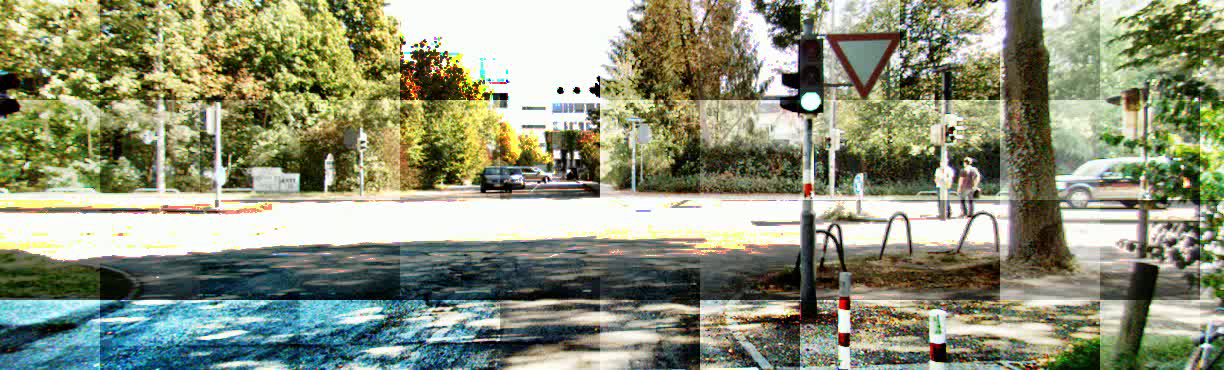
#> input picture frame 0 of Q1/adaptive_hist_eq.avi, 1224 x 370 px, given in place of challenge.mp4, which was not available
$ python Q3.py
#> lines starting #> are read from the running program, lines starting #| are printed output that depends on the picture; after the words box and inside, x2 and y2 are one past the last pixel; in counts of white or black regions, pixels touching at a corner belong together; pictures that were not available may be replaced by others from this repository, and a replacement may not be noted
# -*- coding: utf-8 -*-
"""q3_turn_detection_iteration_2_final.ipynb

Automatically generated by Colaboratory.

Original file is located at
    https://colab.research.google.com/drive/1G9UEMKSeJnZE4IylXjJt7K4Tcqz1I2tP
"""

import numpy as np
import matplotlib.pyplot as plt
import cv2

# Source points for homography
src = np.array([[200,675],[1150,675],[775,450],[550,450]], dtype="float32")

# Destination points for homography
window_w = 600
window_h = 300
dst = np.array([[0, window_h], [window_w, window_h], [window_w, 0], [0,0]], dtype="float32")

# Homography
H_matrix, __  = cv2.findHomography(src, dst)
Hinv = np.linalg.inv(H_matrix)

def image_cropping(img, vertices):
    # Define a blank matrix that matches the image height/width.
    mask = np.zeros_like(img)
    black = (255,255,255)
    # Fill inside the polygon
    cv2.fillPoly(mask, vertices, black)
    # Returning the image only where mask pixels match
    masked_img = cv2.bitwise_and(mask, img)
    return masked_img

def predict_turn(a, b):
    if b > a:
        return 'Right'
    elif b < a:
        return 'Left'
    else:
        return 'Straight'

# function to calculate slope of a line given end points of the line
def lineSlope(x1,y1,x2,y2):
    slope = float((y2-y1)/(x2-x1))
    return slope

# function resizes the frame and maintains the aspect ratio [source given in the reference section of the report]

def image_resize(image, width = None, height = None, inter = cv2.INTER_AREA):
    # initialize the dimensions of the image to be resized and
    # grab the image size
    dim = None
    (h, w) = image.shape[:2]

    # if both the width and height are None, then return the
    # original image
    if width is None and height is None:
        return image

    # check to see if the width is None
    if width is None:
        # calculate the ratio of the height and construct the
        # dimensions
        r = height / float(h)
        dim = (int(w * r), height)

    # otherwise, the height is None
    else:
        # calculate the ratio of the width and construct the
        # dimensions
        r = width / float(w)
        dim = (width, int(h * r))

    # resize the image
    resized = cv2.resize(image, dim, interpolation = inter)

    # return the resized image
    return resized

def masking_lanes(frame):

    hsl_img = cv2.cvtColor(frame, cv2.COLOR_BGR2HLS) # converting the image to HSL
    yellow_low = np.array([20, 120, 80], dtype='uint8')
    yellow_high = np.array([45, 200, 255], dtype='uint8')
    yellow = cv2.inRange(hsl_img, yellow_low, yellow_high)
    yellow_lane_only = cv2.bitwise_and(hsl_img, hsl_img, mask= yellow).astype(np.uint8)

	# To seperate out White colored lanes
    white_low = np.array([0, 200, 0], dtype='uint8')
    white_high = np.array([255, 255, 255], dtype='uint8')
    white = cv2.inRange(hsl_img, white_low, white_high)
    white_lane_only = cv2.bitwise_and(hsl_img, hsl_img, mask= white).astype(np.uint8)

	# Combine both
    both_lanes_hsl = cv2.bitwise_or(yellow_lane_only, white_lane_only)

    ##### converting to grayscale for single channel
    both_lanes_bgr = cv2.cvtColor(both_lanes_hsl, cv2.COLOR_HLS2BGR)
    both_lanes_gray = cv2.cvtColor(both_lanes_bgr, cv2.COLOR_BGR2GRAY)

    return both_lanes_hsl, both_lanes_bgr, both_lanes_gray

def lane_segregation(warped_img_color, lines):

    for i in range(len(lines)):
      for x1,y1,x2,y2 in lines[i]:
        cv2.line(warped_img_color, (x1, y1), (x2,y2), (0,0,255), 5)

    coordinates = []

    for i in range(len(lines)):

        coordinates.append([lines[i][0][0], lines[i][0][1]])
        coordinates.append([lines[i][0][2], lines[i][0][3]])

    coordinates = sorted(coordinates , key=lambda k: [k[1], k[0]], reverse=True)

    coordinates_left_lane = []
    coordinates_right_lane = []

    for i in range(len(coordinates)):
        if coordinates[i][0] < 200: # this 300 is from warped_img_color and not from out
            coordinates_left_lane.append(coordinates[i])
        elif coordinates[i][0] > 400:
            coordinates_right_lane.append(coordinates[i])
        else:
            pass


    coordinates_left_lane = sorted(coordinates_left_lane , key=lambda k: [k[1], k[0]], reverse=True)
    coordinates_right_lane = sorted(coordinates_right_lane , key=lambda k: [k[1], k[0]], reverse=True)


    ####### FOR LEFT LANE ######
    left_list_x_coord = []
    left_list_y_coord = []

    for i in range(len(coordinates_left_lane)):
        left_list_x_coord.append(coordinates_left_lane[i][0])
        left_list_y_coord.append(coordinates_left_lane[i][1])

    left_list_x_coord=np.array(left_list_x_coord)
    left_list_y_coord=np.array(left_list_y_coord)

    fit = np.polyfit(left_list_x_coord, left_list_y_coord, 2)
    a = fit[0]
    b = fit[1]
    c = fit[2]

    test = range(0, 120)
    test = np.array(test)
    left_plot_yy = []

    for i in range(len(test)):
        yy = a * np.square(test[i]) + b * test[i] + c
        left_plot_yy.append(yy)

    for i in range(0, len(left_plot_yy)-2):
        cv2.line(warped_img_color, (test[i], np.uint16(left_plot_yy[i])), (test[i+1], np.uint16(left_plot_yy[i+1])), (0,255,0), 20)
        line_slope_1 = lineSlope(test[i], (left_plot_yy[i]), test[i+1],(left_plot_yy[i+1]))
        line_slope_2 = lineSlope(test[i+1], (left_plot_yy[i+1]), test[i+2],(left_plot_yy[i+2]))

        turn = predict_turn(line_slope_1, line_slope_2)  # calling the turn prediction function


    ym_per_pix = 3.048/100 # meters per pixel in y dimension, lane line is 10 ft = 3.048 meters (standard data)
    xm_per_pix = 3.7/378

    curve_radius_left = ((1 + (2*fit[0]*300*ym_per_pix + fit[1])**2)**1.5) / np.absolute(2*fit[0])   ## 300 is the window height


    ####### FOR RIGHT LANE ########

    right_list_x_coord = []
    right_list_y_coord = []

    for i in range(len(coordinates_right_lane)):
        right_list_x_coord.append(coordinates_right_lane[i][0])
        right_list_y_coord.append(coordinates_right_lane[i][1])

    right_list_x_coord=np.array(right_list_x_coord)
    right_list_y_coord=np.array(right_list_y_coord)

    fit_right = np.polyfit(right_list_x_coord, right_list_y_coord, 2)
    a_right = fit_right[0]
    b_right = fit_right[1]
    c_right = fit_right[2]

    right_plot_yy = []

    test_right = range(480,580)
    test_right = np.array(test_right)

    for i in range(len(test_right)):

        yy_right = a_right * np.square(test_right[i]) + b_right * test_right[i] + c_right
        right_plot_yy.append(yy_right)

    for i in range(0, len(right_plot_yy)-1):
        cv2.line(warped_img_color, (test_right[i], np.uint16(right_plot_yy[i])), (test_right[i+1], np.uint16(right_plot_yy[i+1])), (0,255,0), 10)

    points_for_fillpoly = np.array([[test[0], left_plot_yy[0]], [test_right[-1], right_plot_yy[-1]], [test_right[0], right_plot_yy[0]], [test[-1], left_plot_yy[-1]]])

    warped_img_color_copy = warped_img_color.copy()

    cv2.fillPoly(warped_img_color, pts = np.int32([points_for_fillpoly]), color = (0,255,0)) # creating a polygon infront of the car

    return warped_img_color_copy, warped_img_color, turn, curve_radius_left

cap = cv2.VideoCapture('challenge.mp4')
out_vid = cv2.VideoWriter('Q3_turn_detection_vid.avi',cv2.VideoWriter_fourcc(*'MJPG'), 20, (1829,500))


if (cap.isOpened()== False):
  print("Error opening video stream or file")

while(cap.isOpened()):

  ret, frame = cap.read()
#> frame is the input picture: shape (370, 1224, 3); mean B, G, R 121, 146.1, 140.7
  if ret == True:

    height, width, __ = frame.shape
#> height = 370; width = 1224

    both_lanes_hsl, both_lanes_bgr, both_lanes_gray = masking_lanes(frame)
#> in masking_lanes, `hsl_img = cv2.cvtColor(frame, cv2.COLOR_BGR2HLS)`: hsl_img: shape (370, 1224, 3); mean of channels 0, 1, 2 50.4, 133.4, 110.2
#> in masking_lanes, `yellow = cv2.inRange(hsl_img, yellow_low, yellow_high)`:
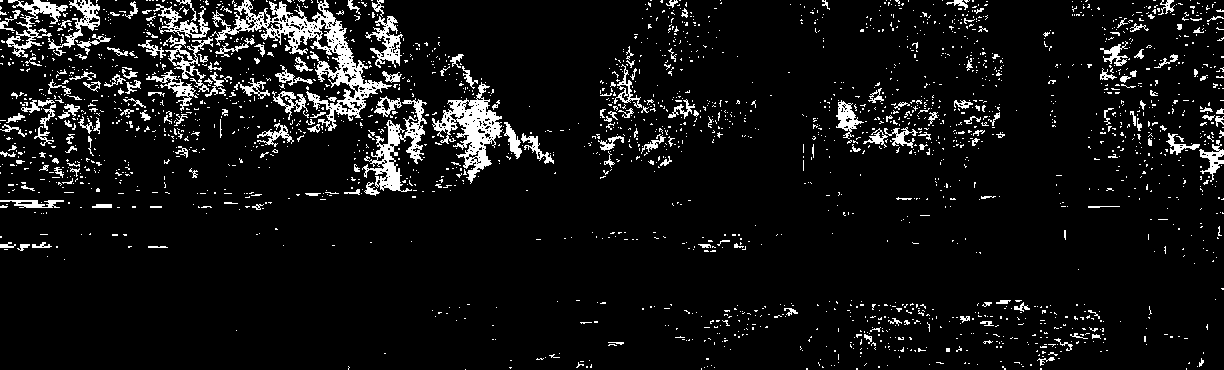
#> yellow: shape (370, 1224); 7.5% white; 2349 white regions (2139 under 20 px), largest, box (x1, y1, x2, y2) and area: (210, 0, 392, 131) 4685, (432, 82, 503, 184) 2472, (362, 98, 427, 192) 1837
#> in masking_lanes, `yellow_lane_only = cv2.bitwise_and(hsl_img, hsl_img, mask= yellow).ast..`: yellow_lane_only: shape (370, 1224, 3); mean of channels 0, 1, 2 2.2, 12.3, 9.7
#> in masking_lanes, `white = cv2.inRange(hsl_img, white_low, white_high)`:
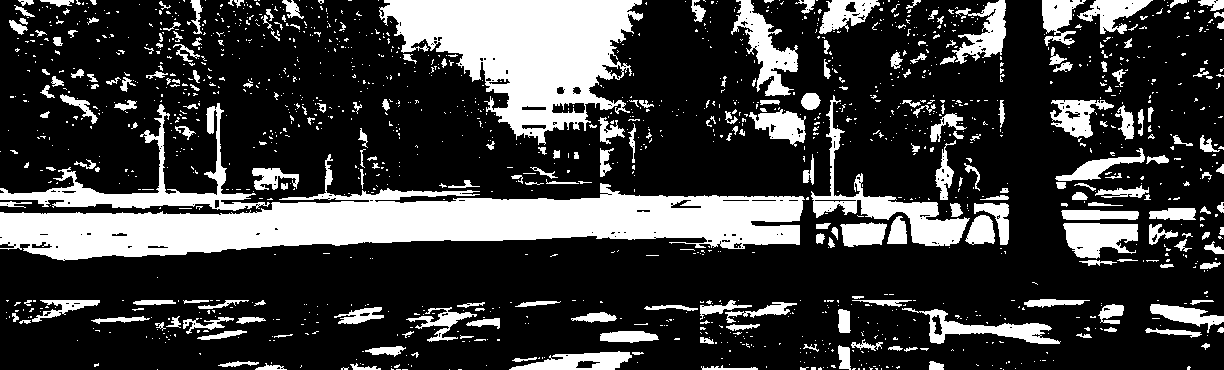
#> white: shape (370, 1224); 24.4% white; 1542 white regions (1297 under 20 px), largest, box (x1, y1, x2, y2) and area: (0, 154, 805, 261) 34416, (379, 0, 643, 145) 20449, (0, 103, 270, 211) 4757
#> in masking_lanes, `white_lane_only = cv2.bitwise_and(hsl_img, hsl_img, mask= white).astyp..`: white_lane_only: shape (370, 1224, 3); mean of channels 0, 1, 2 13, 57.8, 37.5
#> in masking_lanes, `both_lanes_hsl = cv2.bitwise_or(yellow_lane_only, white_lane_only)`: both_lanes_hsl: shape (370, 1224, 3); mean of channels 0, 1, 2 15.2, 69.8, 47
#> in masking_lanes, `both_lanes_bgr = cv2.cvtColor(both_lanes_hsl, cv2.COLOR_HLS2BGR)`:
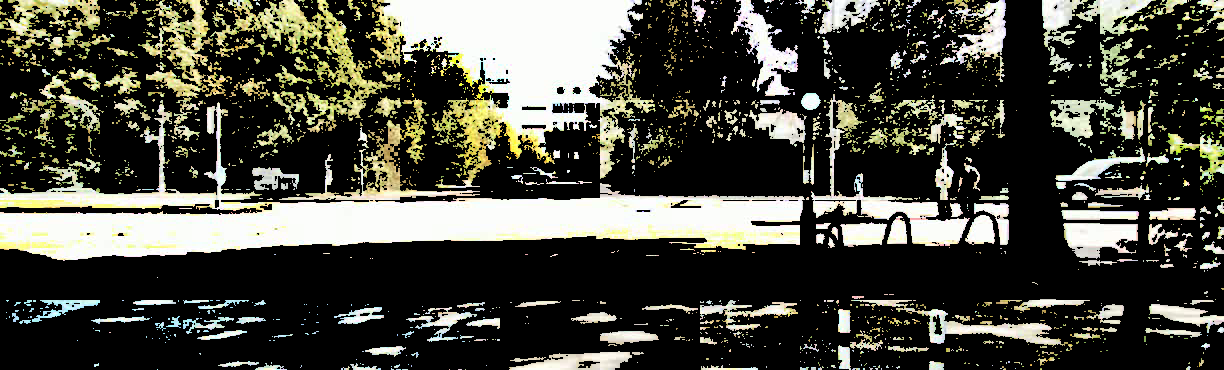
#> both_lanes_bgr: shape (370, 1224, 3); mean B, G, R 65, 73.9, 73.7
#> in masking_lanes, `both_lanes_gray = cv2.cvtColor(both_lanes_bgr, cv2.COLOR_BGR2GRAY)`:
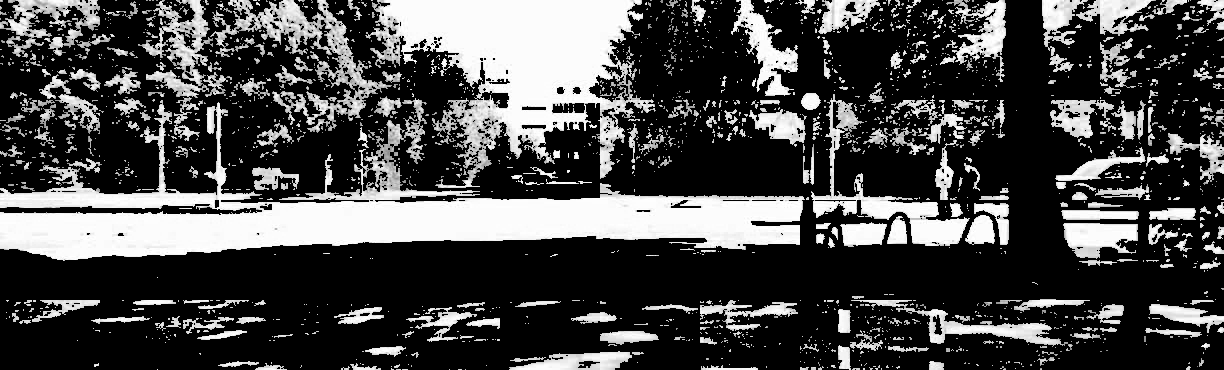
#> both_lanes_gray: shape (370, 1224); min 0, max 255, mean 72.8

    region_of_interest = [(300,675), (1130,675), (700,425), (620,425)]


    img_edge = cv2.Canny(both_lanes_gray,50,150) # canny edge detection
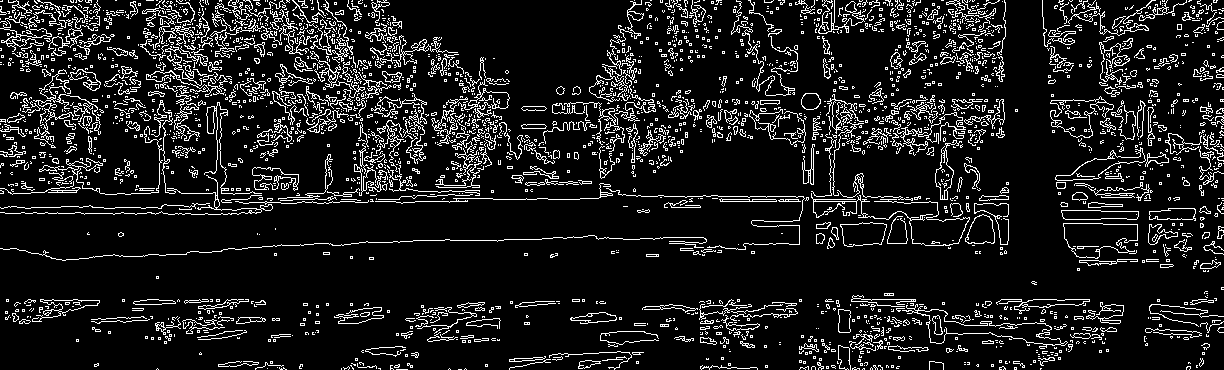
#> img_edge: shape (370, 1224); 11.3% white in thin lines or dots
    cropped_img = image_cropping(img_edge, np.array([region_of_interest], np.int32)) # cropping the image using region of interest
#> in image_cropping, `cv2.fillPoly(mask, vertices, black)`: mask: shape (370, 1224); every value is 0
    warped_img = cv2.warpPerspective(cropped_img, H_matrix, (window_w,window_h)) # warping the cropped grayscale image
#> warped_img: shape (300, 600); every value is 0
    warped_img_color = cv2.warpPerspective(frame, H_matrix, (window_w,window_h)) # warping the coloured image
#> warped_img_color: shape (300, 600, 3); every value is 0


    rho = 2  # parameters for hough transform
    theta = np.pi/180
    thresh = 10
    minLineLength = 5
    maxLineGap = 5
    lines = cv2.HoughLinesP( warped_img, rho, theta, thresh, np.array([]), minLineLength, maxLineGap)
#> lines = None

#> (the run stopped early here; a loop or call above may not have finished)
